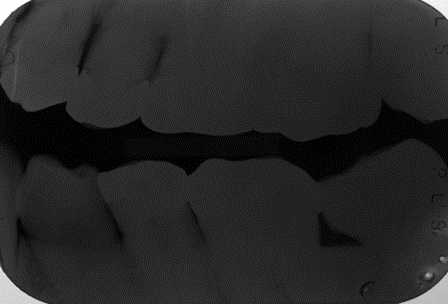
#> input picture imgs/radiografia.png, 448 x 304 px; its folder holds 2 pictures in this run
$ jupyter execute Histogram_PointOperations.ipynb
#> lines starting #> are read from the running program, lines starting #| are printed output that depends on the picture; after the words box and inside, x2 and y2 are one past the last pixel; in counts of white or black regions, pixels touching at a corner belong together
[cell 1]
import cv2
import os
import numpy as np
from matplotlib import pyplot as plt

# global variables
absolute_path = os.path.join(os.path.dirname(os.getcwd()), 'imgs', 'radiografia.png');

[cell 2]
# Functions

def histogram(img):
    h = [0]*256
    for i in range(len(img)):
        for j in range(len(img[0])):
            h[img[i][j]] += 1
    return h

def cumulative_frequency(img):
    cdf = histogram(img)
    c = 0
    total = sum(h)
    for idx, value in enumerate(cdf):
        cdf[idx] = (value + c) / total
        c += value
    return cdf

def thresholding(img, T):
    # F(D) = step(D - T)*255
    for i in range(len(img)):
        for j in range(len(img[i])):
            if img[i][j] > T:
                img[i][j] = 255
            else:
                img[i][j] = 0

def negative(img):
    # F(D) = 255-D
    for i in range(len(img)):
        for j in range(len(img[i])):
            img[i][j] = 255-img[i][j]

def contrast_stretching(img,L,H):
    #F(D) = 255/(H-L)*(D-L)
    for i in range(len(img)):
        for j in range(len(img[i])):
            img[i][j] = 255/(H-L)*(img[i][j]-L)
            if img[i][j] > 255: img[i][j] = 255
            elif img[i][j] < 0: img[i][j] = 0

def hist_equalization(img):
    # non-linear rearrangement of the histogram
    # treats the histogram as a probability mass function
    # use cdf (cumulative density function)

    cdf = cumulative_frequency(img)
    for i in range(len(img)):
        for j in range(len(img[i])):
            img[i][j] = cdf[img[i][j]] * 255

[cell 3]
# loading the original image
img = cv2.imread(absolute_path,0)
#> img is the input picture: shape (304, 448); min 1, max 255, mean 39.6
plt.imshow(img, cmap='gray')
plt.show()

[cell 4]
# Creating a histogram (and cdf) of the image

# manual
h   = histogram(img)
#> after the loop in histogram, `for i in range(len(img)):`: h = 256 values, max 61564 at index 34, min 0 at index 0, mean 532
cdf = cumulative_frequency(img)
#> in cumulative_frequency, `cdf = histogram(img)`: cdf has the same summary as h in histogram
#> in cumulative_frequency, `total = sum(h)`: total = 136192
#> the loop in cumulative_frequency, `for idx, value in enumerate(cdf):` made 256 passes
#> (value, c) on passes 1 to 3: (0, 0), (11825, 11825), (0, 11825)
#> after the loop in cumulative_frequency, `for idx, value in enumerate(cdf):`: cdf = 256 values from 0 to 1
#> cdf = 256 values from 0 to 1
x   = [i for i in range(256)]

# opencv / np
h_cv2  = cv2.calcHist([img],[0],None,[256],[0,256])
#> h_cv2 has the same summary as h in histogram
cdf_np = np.cumsum(h_cv2)/np.sum(h_cv2)
#> cdf_np = 256 values from 0 to 1

# plots
plt.figure(0,figsize=(15,5))

# manual
plt.subplot(221)
plt.title("manual histogram / cdf")
plt.bar(x,h, width=1)
plt.subplot(223)
plt.plot(x,cdf)

# opencv / np
plt.subplot(222)
plt.title("opencv / numpy")
plt.plot(h_cv2)
plt.subplot(224)
plt.plot(cdf_np)

plt.show()
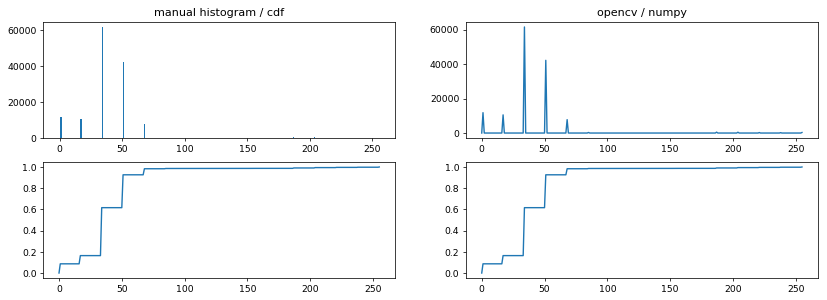
#> figure drawn by matplotlib, 4 panels; panel 1: tallest bar 61564 high, from x = 33.5 to 34.5; panel 2: curve peaks at x = 255, y = 1; panel 3: curve peaks at x = 34, y = 61564; panel 4: curve peaks at x = 255, y = 1

[cell 5]
# Testing thresholding

# manual
thresholded = img.copy()
thresholding(thresholded,45)
#> after the loop in thresholding, `for i in range(len(img)):`:
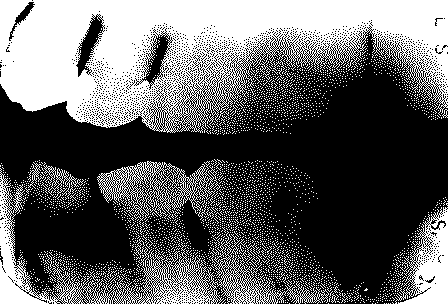
#> img: shape (304, 448); 38.4% white; 3224 white regions (3211 under 20 px), largest, box (x1, y1, x2, y2) and area: (0, 0, 448, 133) 35038, (0, 168, 329, 304) 6727, (395, 207, 448, 304) 2667
plt.figure(1,figsize=(15,5))
plt.subplot(121)
plt.title("manual")
plt.imshow(thresholded, cmap='gray')

# opencv
thresholded_cv2 = img.copy()
ret, thresholded_cv2 = cv2.threshold(thresholded_cv2,45,255,cv2.THRESH_BINARY)
plt.subplot(122)
plt.title("opencv")
plt.imshow(thresholded_cv2, cmap='gray')
plt.show()
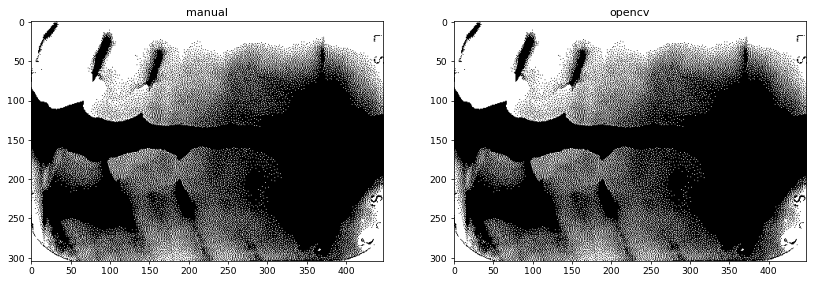
#> figure drawn by matplotlib, 2 panels

[cell 6]
# Testing negative

plt.figure(1,figsize=(15,5))

# manual
neg_img = img.copy()
negative(neg_img)
#> after the loop in negative, `for i in range(len(img)):`:
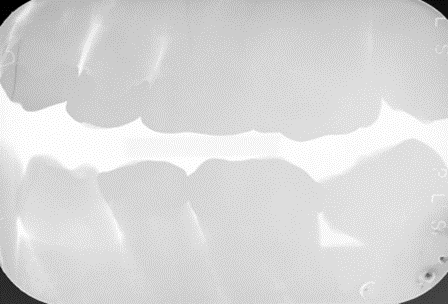
#> img: shape (304, 448); min 0, max 254, mean 215.4
plt.subplot(121)
plt.title("manual")
plt.imshow(neg_img, cmap='gray')

# opencv
neg_cv2 = cv2.bitwise_not(img.copy())
plt.subplot(122)
plt.title("opencv")
plt.imshow(neg_cv2, cmap='gray')
plt.show()

[cell 7]
# Testing contrast stretching

# from the histogram we know that the values are contained from 0 to 75
cont_img = img.copy()
contrast_stretching(cont_img,0,75)
#> after the loop in contrast_stretching, `for i in range(len(img)):`:
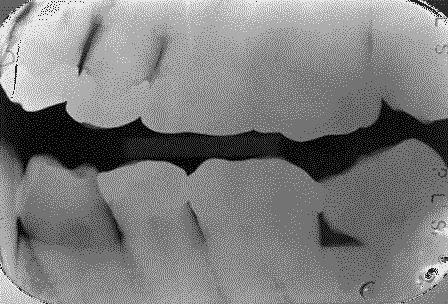
#> img: shape (304, 448); min 3, max 239, mean 125.5
plt.figure(1,figsize=(10,4.5))
plt.imshow(cont_img, cmap='gray')
plt.title("manual")
plt.show()

# opencv doesn't have a method to do contrast stretching

[cell 8]
# Testing histogram equalization

plt.figure(1,figsize=(15,10))

# manual
eq_img = img.copy()
hist_equalization(eq_img)
#> the loop in cumulative_frequency (call 2), `for idx, value in enumerate(cdf):` made 256 passes
#> after the loop in hist_equalization, `for i in range(len(img)):`:
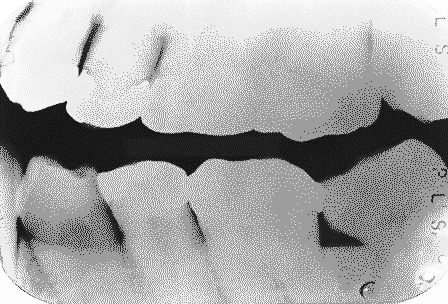
#> img: shape (304, 448); min 22, max 255, mean 167.7
plt.subplot(121)
plt.title("manual")
plt.imshow(eq_img, cmap='gray')

# opencv
eq_cv2 = cv2.equalizeHist(img)
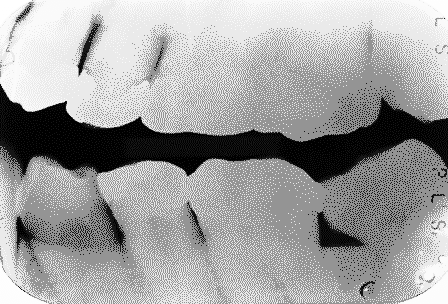
#> eq_cv2: shape (304, 448); min 0, max 255, mean 159.6
plt.subplot(122)
plt.title("opencv")
plt.imshow(eq_cv2, cmap='gray')
plt.show()


# plots
h_eq    = histogram(eq_img)
#> h_eq = 256 values, max 61564 at index 157, min 0 at index 0, mean 532
cdf_eq  = cumulative_frequency(eq_img)
#> cdf_eq = 256 values from 0 to 1
h_cv2   = cv2.calcHist([eq_cv2],[0],None,[256],[0,256])
#> h_cv2 = 256 values, max 61564 at index 148, min 0 at index 1, mean 532
cdf_np  = np.cumsum(h_cv2)/np.sum(h_cv2)
#> cdf_np = 256 values from 0.0868 to 1
x       = [i for i in range(256)]
plt.figure(2,figsize=(15,5))

# manual
plt.subplot(221)
plt.bar(x,h, width=1)
plt.subplot(223)
plt.plot(x,cdf)
plt.subplot(222)
plt.plot(h_cv2)
plt.subplot(224)
plt.plot(cdf_np)
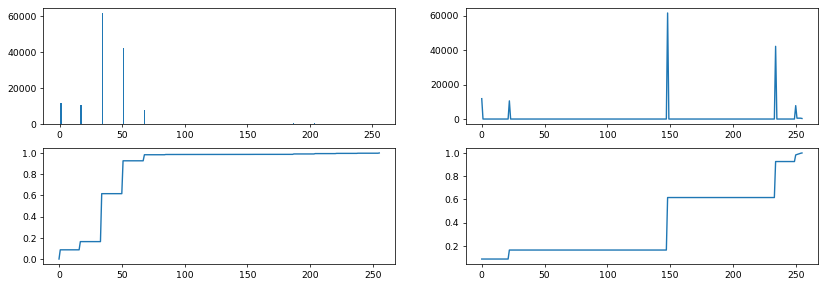
#> figure drawn by matplotlib, 4 panels; panel 1: tallest bar 61564 high, from x = 33.5 to 34.5; panel 2: curve peaks at x = 255, y = 1; panel 3: curve peaks at x = 148, y = 61564; panel 4: curve peaks at x = 255, y = 1

[cell 9]
# Some notes about gamma correction

# Problem: Displays have a gamma factor, distorting the output luminance intensities from the desired one.
# In other words we have Output(I) = Input(I)^gamma.

Input = [i/1000 for i in range(1000)]
Output_lower  = [(i**0.25) for i in Input]
Output_ideal  = [(i**1.0) for i in Input]
Output_higher = [(i**3) for i in Input]

plt.plot(Input,Output_lower,  color='red',   label='gamma < 1')
plt.plot(Input,Output_ideal,  color='blue',  label='gamma = 1')
plt.plot(Input,Output_higher, color='green', label='gamma > 1')
plt.ylim(0, 1)
plt.xlabel("Input (%)")
plt.xlim(0, 1)
plt.ylabel("Output (%)")
plt.legend()
plt.show()
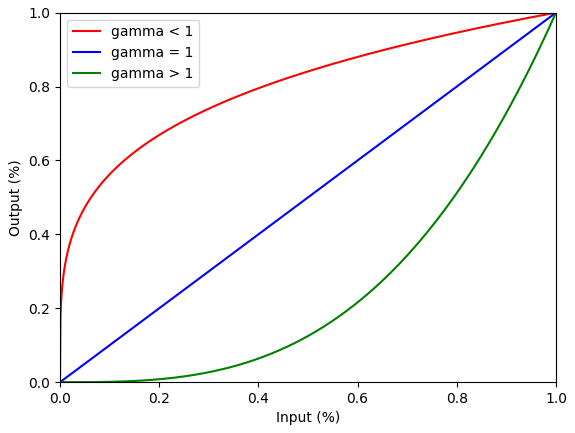
#> figure drawn by matplotlib, 1 panel; curve peaks at x = 0.999, y = 1; curve peaks at x = 0.999, y = 0.999; curve peaks at x = 0.999, y = 0.997

# Solution: Compensate the gamma factor Output(I) = (Input(I)^gamma)^(1/gamma)
